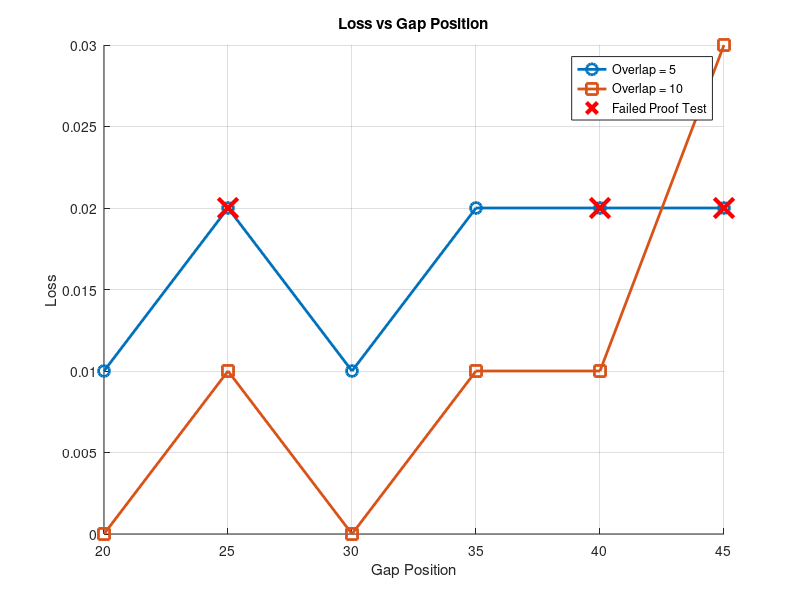

The MATLAB source for this figure:
% Data
gapPos = [45 40 35 30 25 20 45 40 35 30 25 20];
overlap = [5 5 5 5 5 5 10 10 10 10 10 10];
loss = [0.02 0.02 0.02 0.01 0.02 0.01 0.03 0.01 0.01 0.00 0.01 0.00];

% Failed proof test flags
failed = [1 1 0 0 1 0 0 0 0 0 0 0];

% Separate overlap groups
idx5 = overlap == 5;
idx10 = overlap == 10;

% Create figure
figure;
hold on;
grid on;

% Plot overlap = 5
plot(gapPos(idx5), loss(idx5), '-o', ...
    'LineWidth', 2, ...
    'MarkerSize', 8);

% Plot overlap = 10
plot(gapPos(idx10), loss(idx10), '-s', ...
    'LineWidth', 2, ...
    'MarkerSize', 8);

% Add crosses for failed proof tests
plot(gapPos(failed == 1), loss(failed == 1), 'rx', ...
    'MarkerSize', 14, ...
    'LineWidth', 3);

% Labels and title
xlabel('Gap Position');
ylabel('Loss');
title('Loss vs Gap Position');

% Legend
legend('Overlap = 5', ...
       'Overlap = 10', ...
       'Failed Proof Test', ...
       'Location', 'best');

hold off;
